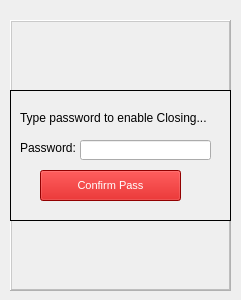
<?xml version="1.0" encoding="UTF-8"?>
<ui version="4.0">
 <class>MainWindow</class>
 <widget class="QMainWindow" name="MainWindow">
  <property name="geometry">
   <rect>
    <x>0</x>
    <y>0</y>
    <width>241</width>
    <height>300</height>
   </rect>
  </property>
  <property name="minimumSize">
   <size>
    <width>241</width>
    <height>300</height>
   </size>
  </property>
  <property name="maximumSize">
   <size>
    <width>241</width>
    <height>300</height>
   </size>
  </property>
  <property name="windowTitle">
   <string>Form1</string>
  </property>
  <property name="windowIcon">
   <iconset>
    <normaloff>bbell.ico</normaloff>bbell.ico</iconset>
  </property>
  <property name="autoFillBackground">
   <bool>false</bool>
  </property>
  <property name="styleSheet">
   <string notr="true"/>
  </property>
  <widget class="QWidget" name="centralwidget">
   <widget class="QTextEdit" name="text_display">
    <property name="enabled">
     <bool>false</bool>
    </property>
    <property name="geometry">
     <rect>
      <x>10</x>
      <y>20</y>
      <width>221</width>
      <height>271</height>
     </rect>
    </property>
    <property name="palette">
     <palette>
      <active/>
      <inactive/>
      <disabled/>
     </palette>
    </property>
    <property name="autoFillBackground">
     <bool>true</bool>
    </property>
    <property name="styleSheet">
     <string notr="true"/>
    </property>
    <property name="inputMethodHints">
     <set>Qt::ImhNone</set>
    </property>
    <property name="frameShape">
     <enum>QFrame::WinPanel</enum>
    </property>
    <property name="frameShadow">
     <enum>QFrame::Raised</enum>
    </property>
    <property name="verticalScrollBarPolicy">
     <enum>Qt::ScrollBarAlwaysOff</enum>
    </property>
    <property name="horizontalScrollBarPolicy">
     <enum>Qt::ScrollBarAlwaysOff</enum>
    </property>
   </widget>
   <widget class="QFrame" name="frmPassword">
    <property name="geometry">
     <rect>
      <x>10</x>
      <y>90</y>
      <width>221</width>
      <height>131</height>
     </rect>
    </property>
    <property name="autoFillBackground">
     <bool>true</bool>
    </property>
    <property name="frameShape">
     <enum>QFrame::Box</enum>
    </property>
    <property name="frameShadow">
     <enum>QFrame::Plain</enum>
    </property>
    <widget class="QPushButton" name="btn_Pass">
     <property name="geometry">
      <rect>
       <x>30</x>
       <y>80</y>
       <width>141</width>
       <height>31</height>
      </rect>
     </property>
     <property name="palette">
      <palette>
       <active>
        <colorrole role="Button">
         <brush brushstyle="SolidPattern">
          <color alpha="255">
           <red>203</red>
           <green>0</green>
           <blue>0</blue>
          </color>
         </brush>
        </colorrole>
        <colorrole role="ButtonText">
         <brush brushstyle="SolidPattern">
          <color alpha="255">
           <red>255</red>
           <green>255</green>
           <blue>255</blue>
          </color>
         </brush>
        </colorrole>
        <colorrole role="Base">
         <brush brushstyle="SolidPattern">
          <color alpha="255">
           <red>203</red>
           <green>0</green>
           <blue>0</blue>
          </color>
         </brush>
        </colorrole>
        <colorrole role="Window">
         <brush brushstyle="SolidPattern">
          <color alpha="255">
           <red>203</red>
           <green>0</green>
           <blue>0</blue>
          </color>
         </brush>
        </colorrole>
       </active>
       <inactive>
        <colorrole role="Button">
         <brush brushstyle="SolidPattern">
          <color alpha="255">
           <red>203</red>
           <green>0</green>
           <blue>0</blue>
          </color>
         </brush>
        </colorrole>
        <colorrole role="ButtonText">
         <brush brushstyle="SolidPattern">
          <color alpha="255">
           <red>255</red>
           <green>255</green>
           <blue>255</blue>
          </color>
         </brush>
        </colorrole>
        <colorrole role="Base">
         <brush brushstyle="SolidPattern">
          <color alpha="255">
           <red>203</red>
           <green>0</green>
           <blue>0</blue>
          </color>
         </brush>
        </colorrole>
        <colorrole role="Window">
         <brush brushstyle="SolidPattern">
          <color alpha="255">
           <red>203</red>
           <green>0</green>
           <blue>0</blue>
          </color>
         </brush>
        </colorrole>
       </inactive>
       <disabled>
        <colorrole role="Button">
         <brush brushstyle="SolidPattern">
          <color alpha="255">
           <red>203</red>
           <green>0</green>
           <blue>0</blue>
          </color>
         </brush>
        </colorrole>
        <colorrole role="ButtonText">
         <brush brushstyle="SolidPattern">
          <color alpha="255">
           <red>120</red>
           <green>120</green>
           <blue>120</blue>
          </color>
         </brush>
        </colorrole>
        <colorrole role="Base">
         <brush brushstyle="SolidPattern">
          <color alpha="255">
           <red>203</red>
           <green>0</green>
           <blue>0</blue>
          </color>
         </brush>
        </colorrole>
        <colorrole role="Window">
         <brush brushstyle="SolidPattern">
          <color alpha="255">
           <red>203</red>
           <green>0</green>
           <blue>0</blue>
          </color>
         </brush>
        </colorrole>
       </disabled>
      </palette>
     </property>
     <property name="font">
      <font>
       <family>MS Shell Dlg 2</family>
       <pointsize>8</pointsize>
       <weight>50</weight>
       <italic>false</italic>
       <bold>false</bold>
      </font>
     </property>
     <property name="styleSheet">
      <string notr="true"/>
     </property>
     <property name="text">
      <string>Confirm Pass</string>
     </property>
    </widget>
    <widget class="QLabel" name="label_2">
     <property name="geometry">
      <rect>
       <x>10</x>
       <y>20</y>
       <width>191</width>
       <height>16</height>
      </rect>
     </property>
     <property name="focusPolicy">
      <enum>Qt::NoFocus</enum>
     </property>
     <property name="frameShape">
      <enum>QFrame::NoFrame</enum>
     </property>
     <property name="text">
      <string>Type password to enable Closing...</string>
     </property>
    </widget>
    <widget class="QLineEdit" name="lineEdit_Password">
     <property name="geometry">
      <rect>
       <x>70</x>
       <y>50</y>
       <width>131</width>
       <height>20</height>
      </rect>
     </property>
     <property name="inputMethodHints">
      <set>Qt::ImhHiddenText|Qt::ImhNoAutoUppercase|Qt::ImhNoPredictiveText</set>
     </property>
     <property name="inputMask">
      <string/>
     </property>
     <property name="echoMode">
      <enum>QLineEdit::Password</enum>
     </property>
    </widget>
    <widget class="QLabel" name="label">
     <property name="geometry">
      <rect>
       <x>10</x>
       <y>50</y>
       <width>61</width>
       <height>16</height>
      </rect>
     </property>
     <property name="text">
      <string>Password:</string>
     </property>
    </widget>
   </widget>
  </widget>
 </widget>
 <resources/>
 <connections/>
</ui>
